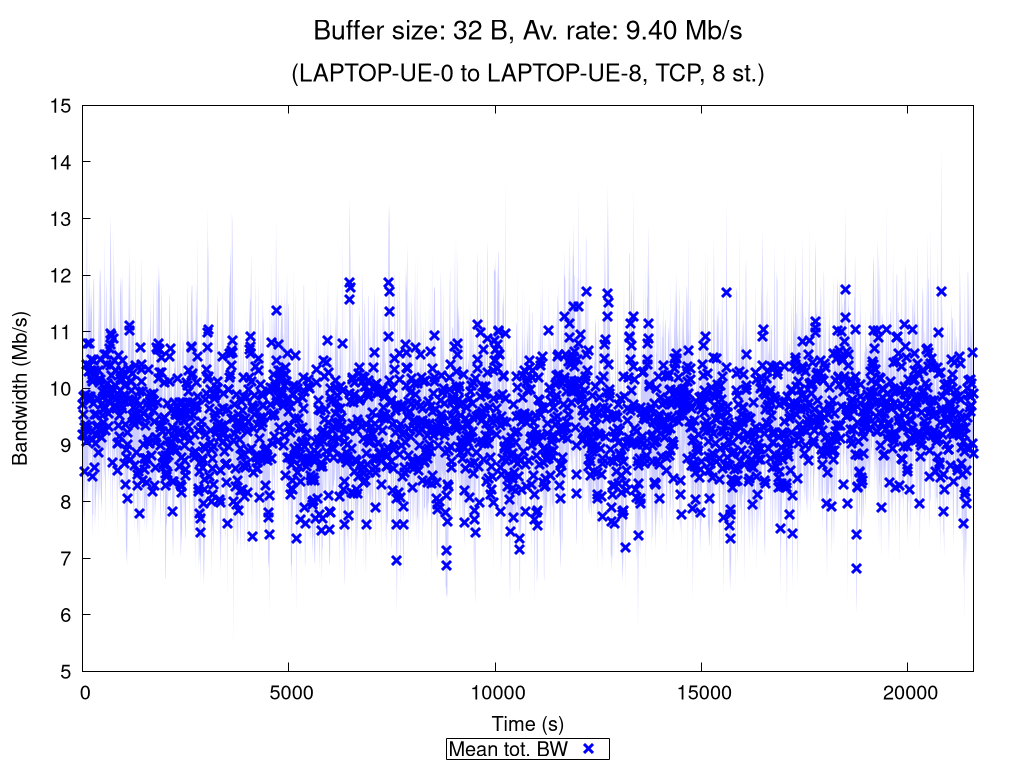

Write the gnuplot code that produced this figure.
set terminal pngcairo nocrop enhanced size 1024,768 font "Verdana,15"
set output "TCP_8_st_2020_11_13_08-47-29_one2two_00032B.png"

set title "{/=20 Buffer size: 32 B, Av. rate: 9.40 Mb/s}\n\n{/=18 (LAPTOP-UE-0 to LAPTOP-UE-8, TCP, 8 st.)}"

set xlabel "Time (s)"
set ylabel "Bandwidth (Mb/s)"
set ytics nomirror
set key bmargin center horizontal box samplen 1 width -1
set bmargin 4.6
set rmargin 4.5

rf = 1000000.0  # rate factor
set style fill transparent solid 0.2 noborder
set autoscale xfix
plot "TCP_8_st_2020_11_13_08-47-29_one2two_00032B_iperf_processed.dat" using 1:($2/rf-$3/rf):($2/rf+$3/rf) with filledcurves lc rgb "blue" notitle, \
     "" using 1:($2/rf) with points pt 2 ps 1.5 lw 3 lc rgb "blue" title "Mean tot. BW", \
